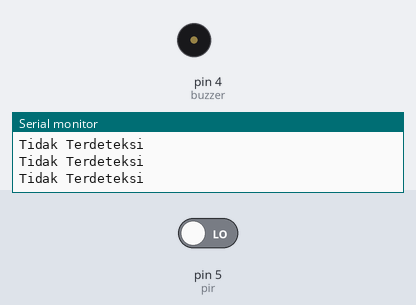
The sketch below on a simulated Arduino Uno, built with avr-gcc and run on an emulated ATmega328P. Parts: buzzer (waves = sounding, pin HIGH), the last lines printed to the serial monitor. The inputs (shaded band) are chosen by the test bench; at power-on: pin 5 (pir) LOW.

Above: at 1.2 s.
1.3 s: pin 5 (pir) driven HIGH
At 1.8 s:
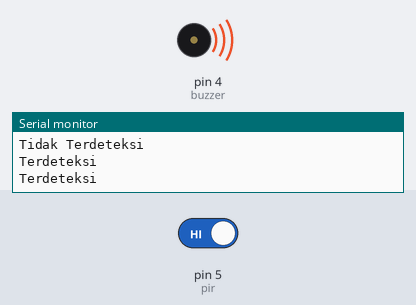
2.9 s: pin 5 (pir) driven LOW
At 4.3 s:
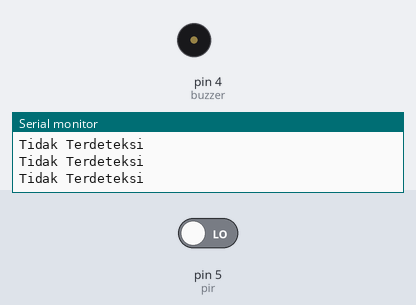
Timing chart, 0 to 5.9 s (numbered marks = the images above; inputs shaded):
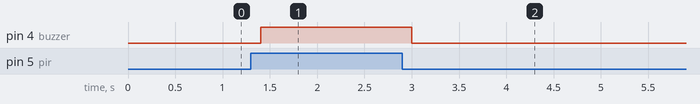

Measured:
- after the input at 1.3 s, pin 4 (buzzer): LOW → HIGH after 0.10 s
- after the input at 2.9 s, pin 4 (buzzer): HIGH → LOW after 0.10 s

The sketch:

deteksi_gerakan.ino
```cpp
#define pir 5
#define buzzer 4

void setup() {
  Serial.begin(115200);
  pinMode(pir, INPUT);
  pinMode(buzzer, OUTPUT);
}

void loop() {
  int data = digitalRead(pir); //Baca sensor PIR

  if (data == 1){
    Serial.println("Terdeteksi");
    digitalWrite(buzzer, HIGH);
  } else {
    Serial.println("Tidak Terdeteksi");
    digitalWrite(buzzer, LOW);
  }
  delay(200);
}
```
